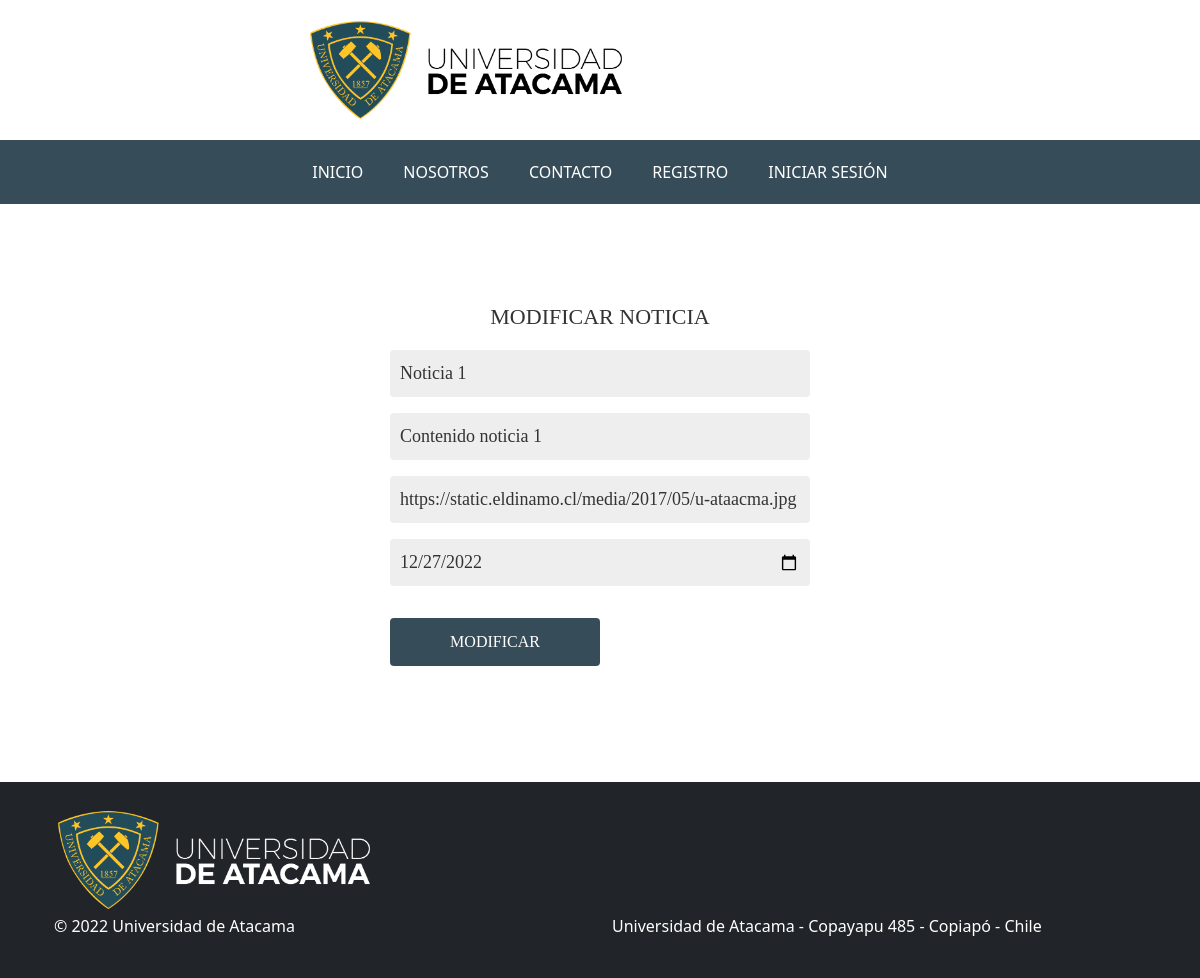
Screenshot of /modificarNoticia.php?Id_Noticia=2 with the database file from the repository.
### tables this page shows
CREATE TABLE `noticia` (
  `Id_Noticia` int(200) NOT NULL,
  `Fecha` date NOT NULL,
  `Contenido` varchar(500) NOT NULL,
  `URL_Img` varchar(500) NOT NULL,
  `Titulo` varchar(200) NOT NULL
);

### modificarNoticia.php (the view, shortened to what this page needs)
<?php
$Conexion=connect();
$idNoticia=$_GET['Id_Noticia'];
$sql="SELECT * FROM noticia WHERE Id_Noticia='$idNoticia'";
$query=mysqli_query($Conexion,$sql);
$row=mysqli_fetch_array($query);
?>
<!DOCTYPE html>
<html lang="en">
<head>
    <link href="https://cdn.jsdelivr.net/npm/bootstrap@5.2.2/dist/css/bootstrap.min.css" rel="stylesheet">
    <link rel="stylesheet" href="style.css">
</head>
<body>
    <div class="container-fluid banner">
      <img src="img/logouda.png" alt="UDA">
    </div>
    <nav class="navbar navbar-dark navbar-expand-lg center bg-green nav-size">
      <div class="container-fluid">
        <div class="collapse navbar-collapse justify-content-center" id="navbarSupportedContent">
          <ul class="navbar-nav">
            <li class="navbar-item">
              <a class="navbar-link" aria-current="page" href="index.php">INICIO</a>
            </li>
            <li class="nav-item">
              <a class="navbar-link" href="Nosotros.php">NOSOTROS</a>
            </li>
            <li class="nav-item">
              <a class="navbar-link" href="Contacto.php">CONTACTO</a>
            </li>
          </ul>
        </div>
      </div>
    </nav>
    <form class="form-register form-noModal" autocomplete="off" action="Actions/updateNoticia.php" method="POST">
        <h4>MODIFICAR NOTICIA</h4>
        <input class="controls" type="text" name="Titulo" id="Titulo" placeholder="Ingrese el titulo de la noticia" value="<?php echo $row['Titulo'] ?>" required>
        <input class="controls" type="text" name="Contenido" id="Contenido" placeholder="Ingrese el contenido de la noticia" value="<?php echo $row['Contenido'] ?>" required>
        <input class="controls" type="text" name="URL_Img" id="URL_Img" placeholder="Ingrese URL de la imagen" value="<?php echo $row['URL_Img'] ?>" required>
        <input class="controls" type="date" name="Fecha" id="Fecha" value="<?php echo $row['Fecha'] ?>" required>
        <input class="botones" type="submit" value="MODIFICAR">
    </form>
</body>
<footer class="bg-dark  text-center text-lg-start">
  <div class="container p-4">
    <div class="row">
      <div col-6>
        <img src="img/logouda-white.png" alt="Uda">
      </div>
    </div>
    <div class="row">
      <div class="col-lg-6 col-md-12 mb-4 mb-md-0">
        <p>
          © 2022 Universidad de Atacama
        </p>
      </div>
      <div class="col-lg-6 col-md-12 mb-4 mb-md-0">
        <p>
          Universidad de Atacama - Copayapu 485 - Copiapó - Chile
        </p>
      </div>
    </div>
  </div>
</footer>
</html>

### style.css (style rules this page uses)
.bg-green { background: rgb(54,76,89); }
.banner { height: 140px; background-color: white; }
.banner img { position: relative; margin-left: 25%; margin-top: 16px; height: 108px; }
.navbar-link { size: 14px; color: rgb(255, 255, 255); text-decoration: none; margin: 20px; }
.nav-size { height: 64px; }
body { display: flex; flex-direction: column; margin: 0; min-height: 100vh; }
footer { color: white; bottom: 0px; width: 100%; margin-bottom: auto; }
footer img { height: 108px; }
img { max-width: 100%; }
* { margin: 0; padding: 0; box-sizing: border-box; }
.form-register { width: 100%; padding: 30px; margin: 0; border-radius: 4px; font-family: 'calibri'; color: #333; }
.form-noModal { width: 40%; margin: auto; margin-top: 70px; margin-bottom: 70px; }
.form-register h4 { font-size: 22px; margin-bottom: 20px; text-align: center; }
.controls { width: 100%; background: #EEE; padding: 10px; margin-bottom: 16px; border-radius: 4px; border: transparent; font-family: 'calibri'; font-size: 18px; color: #333; }
.botones { width: 50%; background: rgb(54,76,89); border: none; padding: 12px; color: white; margin: 16px 0; font-size: 16px; border-radius: 4px; transition: 0.5s all ease; }

### rows the page displays
noticia: Titulo "Noticia 1", Contenido "Contenido noticia 1", URL_Img "https://static.eldinamo.cl/media/2017/05/u-ataacma.jpg", Fecha "12/27/2022"
